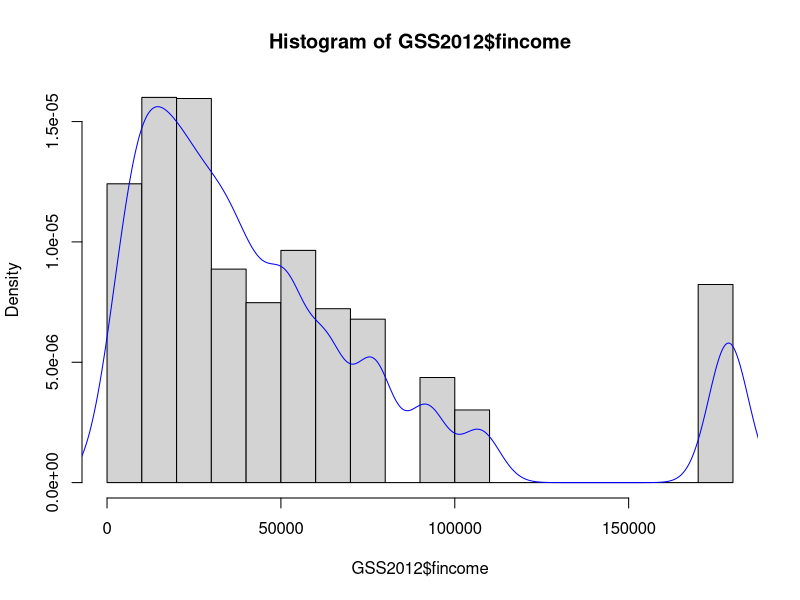
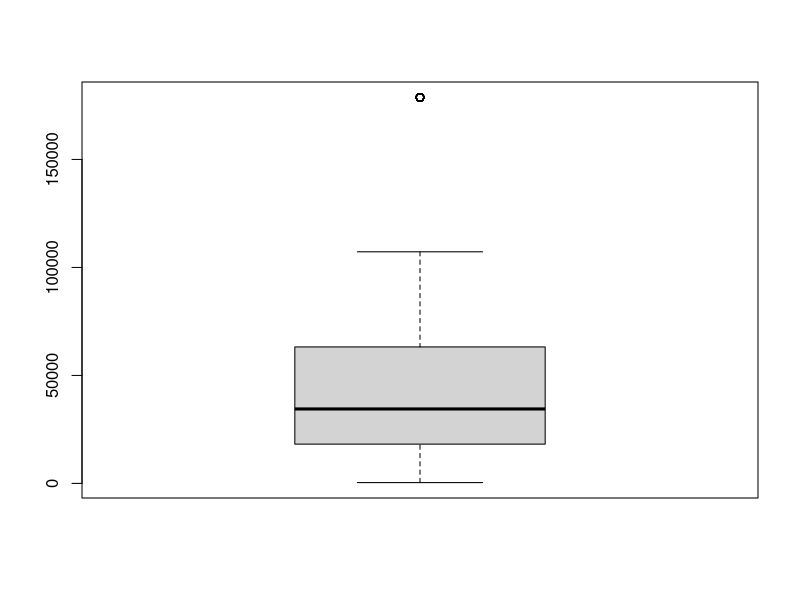
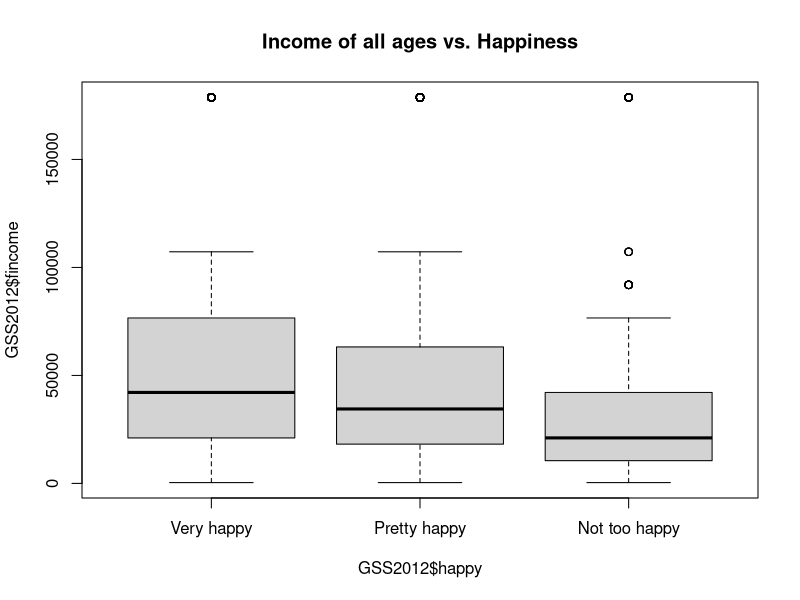
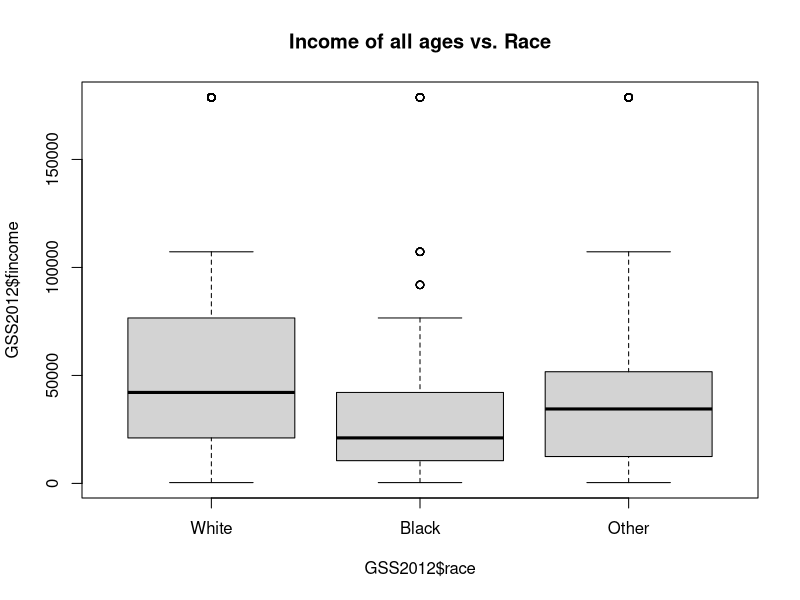
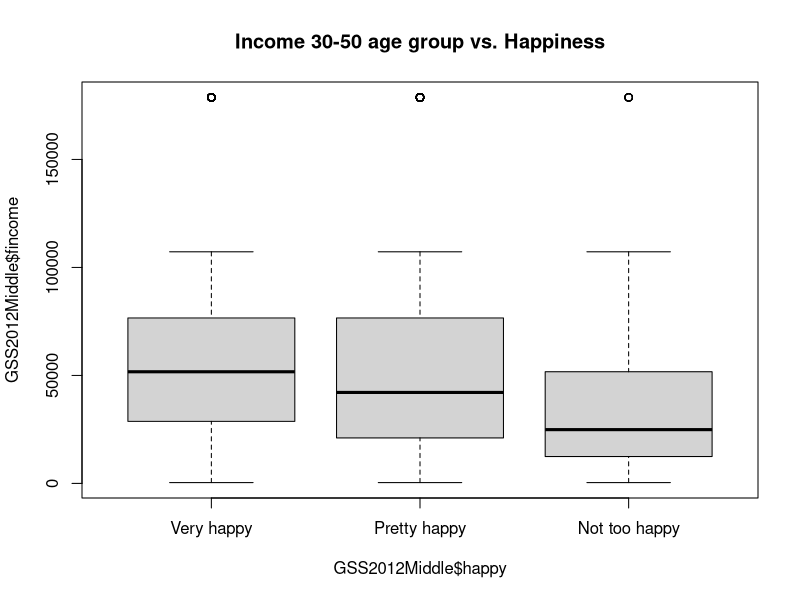
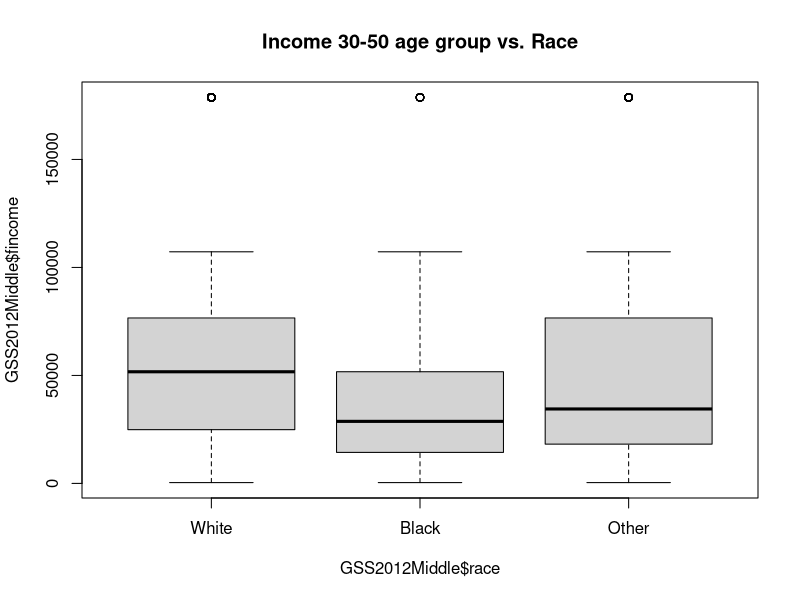

Recreate these plots in R, in order.
###############################
###### DATA PREP WORKSHOP #####
###############################

#install.packages("dplyr")
# above installation required if not installed earlier

library(dplyr)


GSS2012 = read.csv("GSS2012.csv")
head(GSS2012)  # display the first few lines and see the actual data
names(GSS2012) # display variable names

#############################################
#
#   missing values
#
#############################################
table(GSS2012$marital) # counts for unique values

sum(GSS2012$marital == 0) # counts for missing values
sum(GSS2012$age == 0)
sum(GSS2012$sex == 0)
sum(GSS2012$race == 0)
sum(GSS2012$hompop == 0)
sum(GSS2012$happy == 0)
sum(GSS2012$health == 0)
sum(GSS2012$satjob == 0)
sum(GSS2012$fincome == 0)



GSS2012$marital[GSS2012$marital == 0] = NA
GSS2012$age[GSS2012$age == 0] = NA
GSS2012$hompop[GSS2012$hompop == 0] = NA
GSS2012$happy[GSS2012$happy == 0] = NA
GSS2012$health[GSS2012$health == 0] = NA
GSS2012$satjob[GSS2012$satjob == 0] = NA
GSS2012$fincome[GSS2012$fincome == 0] = NA
## same
#GSS2012[GSS2012==0] = NA

# if import data set is used, the above is guided by GUI

sum(complete.cases(GSS2012))

sum(is.na(GSS2012$fincome))
sum(is.na(GSS2012$happy))

#############################################
#
#         Encode as factor
#
#############################################

str(GSS2012$marital)  # check the data structure
class(GSS2012$marital) # class or type of an object
GSS2012$marital = factor(GSS2012$marital, 
                          levels = c(1, 2, 3, 4, 5),
                          labels = c("Married", "Widowed", "Divorced",
                                     "Separated", "Never married"))

class(GSS2012$sex)

GSS2012$sex = factor(GSS2012$sex, levels = c(1, 2),
                      labels = c("Male", "Female"))

class(GSS2012$race)
GSS2012$race = factor(GSS2012$race, 
                      levels = c(1, 2, 3),
                      labels = c("White", "Black", "Other"))

class(GSS2012$happy)
GSS2012$happy = factor(GSS2012$happy, 
                        levels = c(1, 2, 3),
                        labels = c("Very happy", "Pretty happy",
                                   "Not too happy"))

class(GSS2012$health)
GSS2012$health = factor(GSS2012$health, 
                        levels = c(1, 2, 3, 4),
                        labels = c("Excellent", "Good",
                                   "Fair", "Poor"))

class(GSS2012$satjob)
GSS2012$satjob = factor(GSS2012$satjob, 
                         levels = c(1, 2, 3, 4),
                         labels = c("Very satisfied",
                                    "moderately satisfied",
                                    "A little dissatisfied",
                                    "Very dissatisfied"))

# note that you dont need to have the levels if you have factored using the import wizard, you might still have to add the labels


#############################################
#
#         Create a new variable
#
#############################################
GSS2012$pcincome = GSS2012$fincome/GSS2012$hompop

#############################################
#
#         descriptive statistics
#
#############################################
summary(GSS2012)

#############################################
#
#      distribution of family income
#
#############################################
hist(GSS2012$fincome, prob = TRUE)
lines(density(GSS2012$fincome, na.rm = TRUE), col="blue")
boxplot(GSS2012$fincome)

#############################################
#
#   boxplots for exploring relationships
#
#############################################

## happiness ~ income
boxplot(GSS2012$fincome ~ GSS2012$happy, main= "Income of all ages vs. Happiness")

## income ~ race
boxplot(GSS2012$fincome ~ GSS2012$race, main= "Income of all ages vs. Race")

#############################################
#
#   Subset Data
#
#############################################

GSS2012Middle = subset(GSS2012, GSS2012$age >= 30 & GSS2012$age < 50)
# this command performs the same task
#GSS2012Middle1 = GSS2012[GSS2012$age >= 30 & GSS2012$age < 50 &!is.na(GSS2012$age), ]

#an alternative could be using dplyr. Make sure you install and load the package first code with dplyr is simpler and is below:

#GSS2012_Subset = filter(GSS2012, age >=30 & age <50)


## happiness ~ income
boxplot(GSS2012Middle$fincome ~ GSS2012Middle$happy, main = "Income 30-50 age group vs. Happiness")

## income ~ race
boxplot(GSS2012Middle$fincome ~ GSS2012Middle$race, main = "Income 30-50 age group vs. Race")

